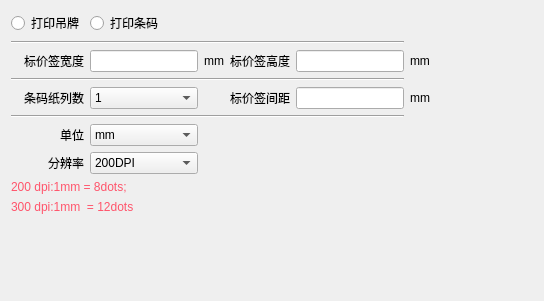
<?xml version="1.0" encoding="UTF-8"?>
<ui version="4.0">
 <class>labelprint_set_tagbarcode_dialog</class>
 <widget class="QWidget" name="labelprint_set_tagbarcode_dialog">
  <property name="geometry">
   <rect>
    <x>0</x>
    <y>0</y>
    <width>544</width>
    <height>301</height>
   </rect>
  </property>
  <property name="windowTitle">
   <string>Dialog</string>
  </property>
  <property name="outer_stylesheet" stdset="0">
   <string>dialog_hasborder</string>
  </property>
  <layout class="QVBoxLayout" name="verticalLayout">
   <item>
    <layout class="QHBoxLayout" name="horizontalLayout">
     <item>
      <layout class="QGridLayout" name="gridLayout">
       <item row="4" column="5">
        <widget class="QLineEdit" name="lineEdit_gap">
         <property name="enabled">
          <bool>true</bool>
         </property>
        </widget>
       </item>
       <item row="3" column="0" colspan="6">
        <widget class="Line" name="line_2">
         <property name="orientation">
          <enum>Qt::Horizontal</enum>
         </property>
        </widget>
       </item>
       <item row="2" column="1" colspan="2">
        <widget class="QLineEdit" name="lineEdit_width"/>
       </item>
       <item row="5" column="0" colspan="6">
        <widget class="Line" name="line">
         <property name="orientation">
          <enum>Qt::Horizontal</enum>
         </property>
        </widget>
       </item>
       <item row="4" column="4">
        <widget class="QLabel" name="label_17">
         <property name="text">
          <string>标价签间距</string>
         </property>
         <property name="alignment">
          <set>Qt::AlignRight|Qt::AlignTrailing|Qt::AlignVCenter</set>
         </property>
        </widget>
       </item>
       <item row="2" column="0">
        <widget class="QLabel" name="label_8">
         <property name="text">
          <string>标价签宽度</string>
         </property>
         <property name="alignment">
          <set>Qt::AlignRight|Qt::AlignTrailing|Qt::AlignVCenter</set>
         </property>
        </widget>
       </item>
       <item row="2" column="4">
        <widget class="QLabel" name="label_5">
         <property name="text">
          <string>标价签高度</string>
         </property>
         <property name="alignment">
          <set>Qt::AlignRight|Qt::AlignTrailing|Qt::AlignVCenter</set>
         </property>
        </widget>
       </item>
       <item row="2" column="5">
        <widget class="QLineEdit" name="lineEdit_height"/>
       </item>
       <item row="0" column="1">
        <widget class="QRadioButton" name="radioButton_barcode">
         <property name="styleSheet">
          <string notr="true"/>
         </property>
         <property name="text">
          <string>打印条码</string>
         </property>
        </widget>
       </item>
       <item row="7" column="0">
        <widget class="QLabel" name="label_13">
         <property name="text">
          <string>分辨率</string>
         </property>
         <property name="alignment">
          <set>Qt::AlignRight|Qt::AlignTrailing|Qt::AlignVCenter</set>
         </property>
        </widget>
       </item>
       <item row="4" column="1" colspan="2">
        <widget class="lds_ComboBox" name="comboBox_column">
         <item>
          <property name="text">
           <string>1</string>
          </property>
         </item>
         <item>
          <property name="text">
           <string>2</string>
          </property>
         </item>
         <item>
          <property name="text">
           <string>3</string>
          </property>
         </item>
        </widget>
       </item>
       <item row="6" column="0">
        <widget class="QLabel" name="label_11">
         <property name="text">
          <string>单位</string>
         </property>
         <property name="alignment">
          <set>Qt::AlignRight|Qt::AlignTrailing|Qt::AlignVCenter</set>
         </property>
        </widget>
       </item>
       <item row="0" column="0">
        <widget class="QRadioButton" name="radioButton_tag">
         <property name="styleSheet">
          <string notr="true"/>
         </property>
         <property name="text">
          <string>打印吊牌</string>
         </property>
        </widget>
       </item>
       <item row="4" column="0">
        <widget class="QLabel" name="label_4">
         <property name="text">
          <string>条码纸列数</string>
         </property>
         <property name="alignment">
          <set>Qt::AlignRight|Qt::AlignTrailing|Qt::AlignVCenter</set>
         </property>
        </widget>
       </item>
       <item row="6" column="1" colspan="2">
        <widget class="lds_ComboBox" name="comboBox_danwei">
         <item>
          <property name="text">
           <string>mm</string>
          </property>
         </item>
         <item>
          <property name="text">
           <string>dots</string>
          </property>
         </item>
        </widget>
       </item>
       <item row="2" column="3">
        <widget class="QLabel" name="label_w">
         <property name="text">
          <string>mm</string>
         </property>
         <property name="alignment">
          <set>Qt::AlignRight|Qt::AlignTrailing|Qt::AlignVCenter</set>
         </property>
        </widget>
       </item>
       <item row="1" column="0" colspan="6">
        <widget class="Line" name="line_3">
         <property name="orientation">
          <enum>Qt::Horizontal</enum>
         </property>
        </widget>
       </item>
       <item row="7" column="1" colspan="2">
        <widget class="lds_ComboBox" name="comboBox_fengbianlv">
         <item>
          <property name="text">
           <string>200DPI</string>
          </property>
         </item>
         <item>
          <property name="text">
           <string>300DPI</string>
          </property>
         </item>
        </widget>
       </item>
       <item row="2" column="6">
        <widget class="QLabel" name="label_h">
         <property name="text">
          <string>mm</string>
         </property>
         <property name="alignment">
          <set>Qt::AlignLeading|Qt::AlignLeft|Qt::AlignVCenter</set>
         </property>
        </widget>
       </item>
       <item row="4" column="6">
        <widget class="QLabel" name="label_g">
         <property name="text">
          <string>mm</string>
         </property>
         <property name="alignment">
          <set>Qt::AlignRight|Qt::AlignTrailing|Qt::AlignVCenter</set>
         </property>
        </widget>
       </item>
       <item row="8" column="0" colspan="3">
        <widget class="QLabel" name="label">
         <property name="styleSheet">
          <string notr="true">color:#ff546b;</string>
         </property>
         <property name="text">
          <string>200 dpi:1mm = 8dots;</string>
         </property>
        </widget>
       </item>
       <item row="9" column="0" colspan="3">
        <widget class="QLabel" name="label_12">
         <property name="styleSheet">
          <string notr="true">color:#ff546b;</string>
         </property>
         <property name="text">
          <string>300 dpi:1mm  = 12dots</string>
         </property>
         <property name="alignment">
          <set>Qt::AlignLeading|Qt::AlignLeft|Qt::AlignVCenter</set>
         </property>
         <property name="wordWrap">
          <bool>true</bool>
         </property>
        </widget>
       </item>
      </layout>
     </item>
     <item>
      <spacer name="horizontalSpacer">
       <property name="orientation">
        <enum>Qt::Horizontal</enum>
       </property>
       <property name="sizeHint" stdset="0">
        <size>
         <width>40</width>
         <height>20</height>
        </size>
       </property>
      </spacer>
     </item>
    </layout>
   </item>
   <item>
    <spacer name="verticalSpacer">
     <property name="orientation">
      <enum>Qt::Vertical</enum>
     </property>
     <property name="sizeHint" stdset="0">
      <size>
       <width>20</width>
       <height>36</height>
      </size>
     </property>
    </spacer>
   </item>
  </layout>
 </widget>
 <customwidgets>
  <customwidget>
   <class>lds_ComboBox</class>
   <extends>QComboBox</extends>
   <header>lds_combobox.h</header>
  </customwidget>
 </customwidgets>
 <resources/>
 <connections/>
</ui>
